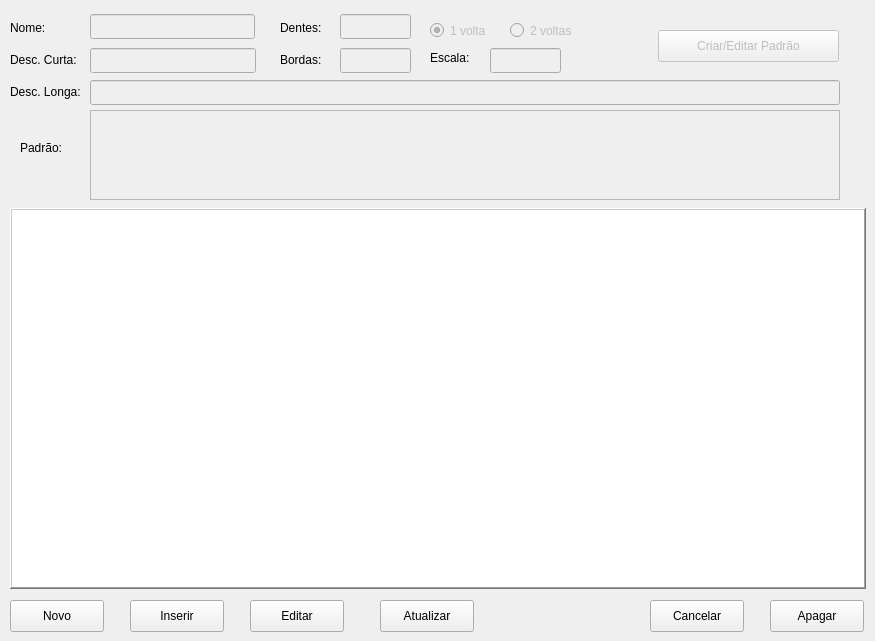
    <widget class="QWidget" name="tabHex">
     <attribute name="title">
      <string>Database</string>
     </attribute>
     <widget class="QTableView" name="tableWheel">
      <property name="enabled">
       <bool>true</bool>
      </property>
      <property name="geometry">
       <rect>
        <x>10</x>
        <y>208</y>
        <width>856</width>
        <height>381</height>
       </rect>
      </property>
      <property name="styleSheet">
       <string notr="true"/>
      </property>
      <property name="frameShape">
       <enum>QFrame::WinPanel</enum>
      </property>
      <property name="frameShadow">
       <enum>QFrame::Raised</enum>
      </property>
      <property name="editTriggers">
       <set>QAbstractItemView::NoEditTriggers</set>
      </property>
      <property name="alternatingRowColors">
       <bool>true</bool>
      </property>
      <property name="selectionMode">
       <enum>QAbstractItemView::SingleSelection</enum>
      </property>
      <property name="selectionBehavior">
       <enum>QAbstractItemView::SelectRows</enum>
      </property>
     </widget>
     <widget class="QLabel" name="label_2">
      <property name="geometry">
       <rect>
        <x>10</x>
        <y>20</y>
        <width>58</width>
        <height>16</height>
       </rect>
      </property>
      <property name="text">
       <string>Nome:</string>
      </property>
     </widget>
     <widget class="QLabel" name="label_3">
      <property name="geometry">
       <rect>
        <x>280</x>
        <y>20</y>
        <width>58</width>
        <height>16</height>
       </rect>
      </property>
      <property name="text">
       <string>Dentes:</string>
      </property>
     </widget>
     <widget class="QLabel" name="label_4">
      <property name="geometry">
       <rect>
        <x>430</x>
        <y>50</y>
        <width>58</width>
        <height>16</height>
       </rect>
      </property>
      <property name="text">
       <string>Escala:</string>
      </property>
     </widget>
     <widget class="QLabel" name="label_5">
      <property name="geometry">
       <rect>
        <x>20</x>
        <y>140</y>
        <width>58</width>
        <height>16</height>
       </rect>
      </property>
      <property name="text">
       <string>Padrão:</string>
      </property>
     </widget>
     <widget class="QLineEdit" name="lineEdit_name">
      <property name="enabled">
       <bool>false</bool>
      </property>
      <property name="geometry">
       <rect>
        <x>90</x>
        <y>14</y>
        <width>165</width>
        <height>25</height>
       </rect>
      </property>
      <property name="sizePolicy">
       <sizepolicy hsizetype="Fixed" vsizetype="Fixed">
        <horstretch>0</horstretch>
        <verstretch>0</verstretch>
       </sizepolicy>
      </property>
      <property name="styleSheet">
       <string notr="true"/>
      </property>
      <property name="inputMask">
       <string/>
      </property>
      <property name="maxLength">
       <number>20</number>
      </property>
     </widget>
     <widget class="QLineEdit" name="lineEdit_dentes">
      <property name="enabled">
       <bool>false</bool>
      </property>
      <property name="geometry">
       <rect>
        <x>340</x>
        <y>14</y>
        <width>71</width>
        <height>25</height>
       </rect>
      </property>
      <property name="sizePolicy">
       <sizepolicy hsizetype="Fixed" vsizetype="Fixed">
        <horstretch>0</horstretch>
        <verstretch>0</verstretch>
       </sizepolicy>
      </property>
      <property name="layoutDirection">
       <enum>Qt::LeftToRight</enum>
      </property>
      <property name="styleSheet">
       <string notr="true"/>
      </property>
      <property name="inputMask">
       <string>999</string>
      </property>
      <property name="maxLength">
       <number>3</number>
      </property>
      <property name="alignment">
       <set>Qt::AlignRight|Qt::AlignTrailing|Qt::AlignVCenter</set>
      </property>
     </widget>
     <widget class="QLineEdit" name="lineEdit_scaler">
      <property name="enabled">
       <bool>false</bool>
      </property>
      <property name="geometry">
       <rect>
        <x>490</x>
        <y>48</y>
        <width>71</width>
        <height>25</height>
       </rect>
      </property>
      <property name="sizePolicy">
       <sizepolicy hsizetype="Fixed" vsizetype="Fixed">
        <horstretch>0</horstretch>
        <verstretch>0</verstretch>
       </sizepolicy>
      </property>
      <property name="styleSheet">
       <string notr="true"/>
      </property>
      <property name="alignment">
       <set>Qt::AlignRight|Qt::AlignTrailing|Qt::AlignVCenter</set>
      </property>
     </widget>
     <widget class="QTextEdit" name="textEdit_pattern">
      <property name="enabled">
       <bool>false</bool>
      </property>
      <property name="geometry">
       <rect>
        <x>90</x>
        <y>110</y>
        <width>750</width>
        <height>90</height>
       </rect>
      </property>
     </widget>
     <widget class="QPushButton" name="btnw_Insert">
      <property name="enabled">
       <bool>true</bool>
      </property>
      <property name="geometry">
       <rect>
        <x>130</x>
        <y>600</y>
        <width>94</width>
        <height>32</height>
       </rect>
      </property>
      <property name="text">
       <string>Inserir</string>
      </property>
     </widget>
     <widget class="QPushButton" name="btnw_edit">
      <property name="geometry">
       <rect>
        <x>250</x>
        <y>600</y>
        <width>94</width>
        <height>32</height>
       </rect>
      </property>
      <property name="text">
       <string>Editar</string>
      </property>
     </widget>
     <widget class="QPushButton" name="btnw_update">
      <property name="geometry">
       <rect>
        <x>380</x>
        <y>600</y>
        <width>94</width>
        <height>32</height>
       </rect>
      </property>
      <property name="text">
       <string>Atualizar</string>
      </property>
     </widget>
     <widget class="QPushButton" name="btnw_delete">
      <property name="geometry">
       <rect>
        <x>770</x>
        <y>600</y>
        <width>94</width>
        <height>32</height>
       </rect>
      </property>
      <property name="text">
       <string>Apagar</string>
      </property>
     </widget>
     <widget class="QPushButton" name="btnw_cancel">
      <property name="geometry">
       <rect>
        <x>650</x>
        <y>600</y>
        <width>94</width>
        <height>32</height>
       </rect>
      </property>
      <property name="text">
       <string>Cancelar</string>
      </property>
     </widget>
     <widget class="QPushButton" name="btnw_new">
      <property name="geometry">
       <rect>
        <x>10</x>
        <y>600</y>
        <width>94</width>
        <height>32</height>
       </rect>
      </property>
      <property name="contextMenuPolicy">
       <enum>Qt::PreventContextMenu</enum>
      </property>
      <property name="text">
       <string>Novo</string>
      </property>
     </widget>
     <widget class="QPushButton" name="btn_cp_pattern">
      <property name="enabled">
       <bool>false</bool>
      </property>
      <property name="geometry">
       <rect>
        <x>658</x>
        <y>30</y>
        <width>181</width>
        <height>32</height>
       </rect>
      </property>
      <property name="text">
       <string>Criar/Editar Padrão</string>
      </property>
     </widget>
     <widget class="QLabel" name="label_21">
      <property name="geometry">
       <rect>
        <x>10</x>
        <y>52</y>
        <width>81</width>
        <height>16</height>
       </rect>
      </property>
      <property name="text">
       <string>Desc. Curta:</string>
      </property>
     </widget>
     <widget class="QLabel" name="label_22">
      <property name="geometry">
       <rect>
        <x>10</x>
        <y>84</y>
        <width>81</width>
        <height>16</height>
       </rect>
      </property>
      <property name="text">
       <string>Desc. Longa:</string>
      </property>
     </widget>
     <widget class="QLineEdit" name="lineEdit_desc_curta">
      <property name="enabled">
       <bool>false</bool>
      </property>
      <property name="geometry">
       <rect>
        <x>90</x>
        <y>48</y>
        <width>166</width>
        <height>25</height>
       </rect>
      </property>
      <property name="sizePolicy">
       <sizepolicy hsizetype="Fixed" vsizetype="Fixed">
        <horstretch>0</horstretch>
        <verstretch>0</verstretch>
       </sizepolicy>
      </property>
      <property name="styleSheet">
       <string notr="true"/>
      </property>
      <property name="maxLength">
       <number>20</number>
      </property>
     </widget>
     <widget class="QLineEdit" name="lineEdit_desc_longa">
      <property name="enabled">
       <bool>false</bool>
      </property>
      <property name="geometry">
       <rect>
        <x>90</x>
        <y>80</y>
        <width>750</width>
        <height>25</height>
       </rect>
      </property>
      <property name="sizePolicy">
       <sizepolicy hsizetype="Fixed" vsizetype="Fixed">
        <horstretch>0</horstretch>
        <verstretch>0</verstretch>
       </sizepolicy>
      </property>
      <property name="styleSheet">
       <string notr="true">;</string>
      </property>
      <property name="maxLength">
       <number>60</number>
      </property>
     </widget>
     <widget class="QLabel" name="label_24">
      <property name="geometry">
       <rect>
        <x>280</x>
        <y>52</y>
        <width>58</width>
        <height>16</height>
       </rect>
      </property>
      <property name="text">
       <string>Bordas:</string>
      </property>
     </widget>
     <widget class="QLineEdit" name="lineEdit_edges">
      <property name="enabled">
       <bool>false</bool>
      </property>
      <property name="geometry">
       <rect>
        <x>340</x>
        <y>48</y>
        <width>71</width>
        <height>25</height>
       </rect>
      </property>
      <property name="sizePolicy">
       <sizepolicy hsizetype="Fixed" vsizetype="Fixed">
        <horstretch>0</horstretch>
        <verstretch>0</verstretch>
       </sizepolicy>
      </property>
      <property name="styleSheet">
       <string notr="true"/>
      </property>
      <property name="alignment">
       <set>Qt::AlignRight|Qt::AlignTrailing|Qt::AlignVCenter</set>
      </property>
     </widget>
     <widget class="QRadioButton" name="rb_1rev">
      <property name="enabled">
       <bool>false</bool>
      </property>
      <property name="geometry">
       <rect>
        <x>430</x>
        <y>20</y>
        <width>105</width>
        <height>21</height>
       </rect>
      </property>
      <property name="text">
       <string>1 volta</string>
      </property>
      <property name="checked">
       <bool>true</bool>
      </property>
     </widget>
     <widget class="QRadioButton" name="rb_2rev">
      <property name="enabled">
       <bool>false</bool>
      </property>
      <property name="geometry">
       <rect>
        <x>510</x>
        <y>20</y>
        <width>105</width>
        <height>21</height>
       </rect>
      </property>
      <property name="text">
       <string>2 voltas</string>
      </property>
     </widget>
    </widget>
